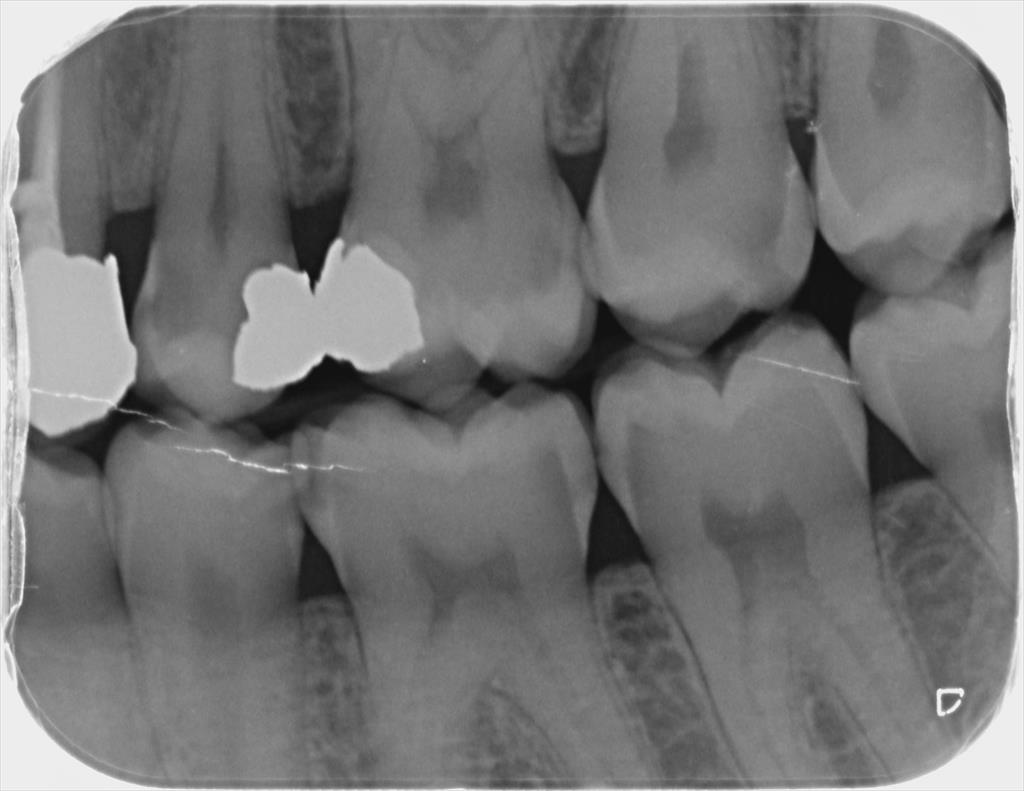
#> input picture Basic level image processing/c11_Filters/Resim18_Bitewing2.jpg, 1024 x 791 px
$ python K11_6_RESIM_Keskinlestirme_Sharpening.py
#> lines starting #> are read from the running program, lines starting #| are printed output that depends on the picture
# -*- coding: utf-8 -*-
"""
Created on Thu Apr  6 23:35:05 2023

@author: MUOZIC
"""


#Import the necessary libraries
import cv2
import matplotlib.pyplot as plt
import numpy as np


img = cv2.imread('Resim18_Bitewing2.jpg')
#> img is the input picture: shape (791, 1024, 3); min 13, max 255, mean 116.5


# Create the sharpening kernel
kernel = np.array([[0, -1, 0], [-1, 6, -1], [0, -1, 0]])

# Sharpen the image
sharpened_image = cv2.filter2D(img, -1, kernel)
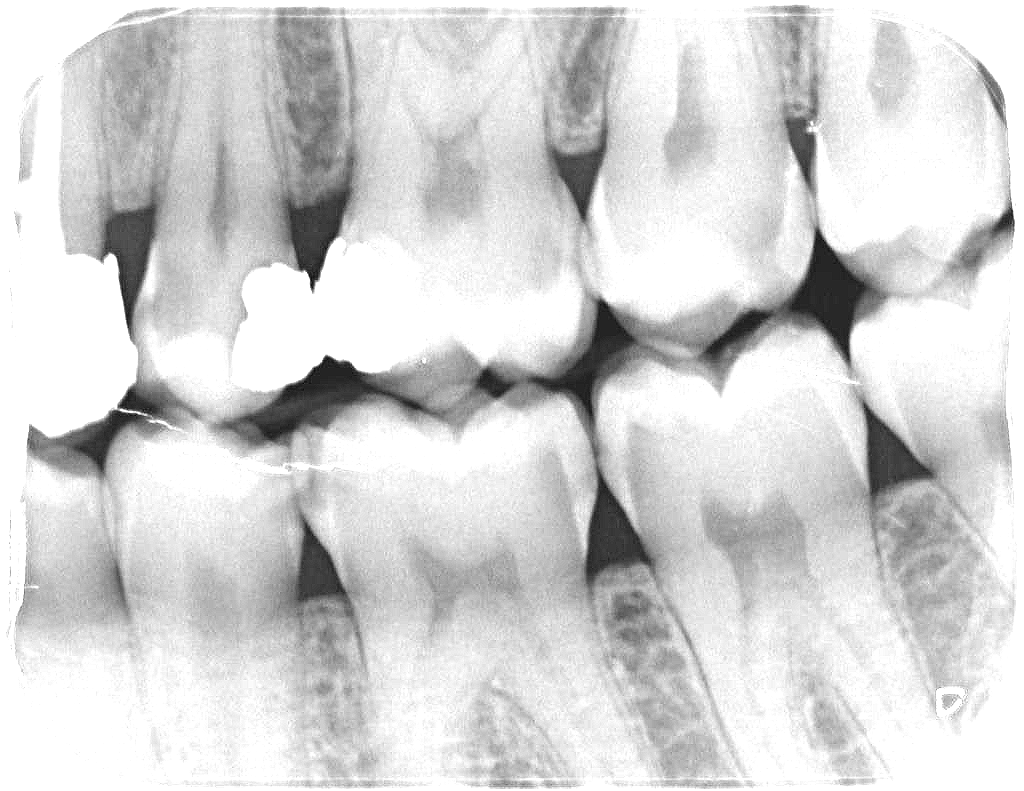
#> sharpened_image: shape (791, 1024, 3); min 0, max 255, mean 213.1


cv2.imshow("original",img)
cv2.imshow("sharpened_image",sharpened_image)


cv2.waitKey(0)
cv2.destroyAllWindows()

$ run again, with Basic level image processing/c11_Filters/Resim17_Bitewing1.jpg copied over Basic level image processing/c11_Filters/Resim18_Bitewing2.jpg
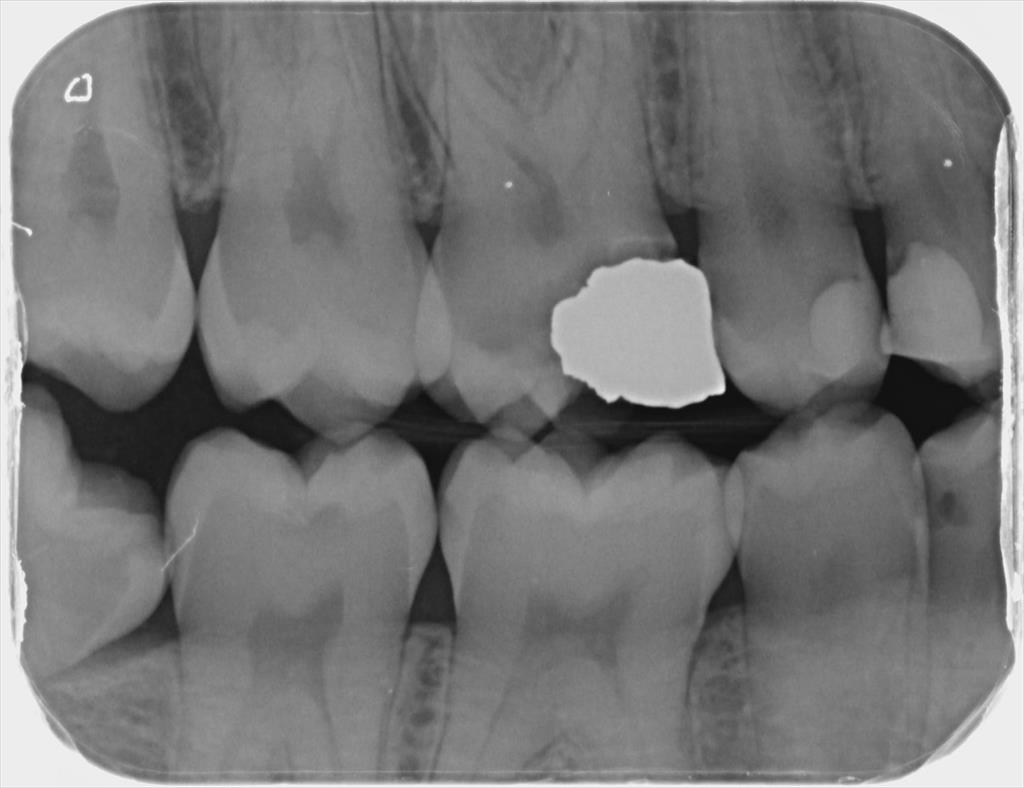
#> input picture Basic level image processing/c11_Filters/Resim17_Bitewing1.jpg, 1024 x 788 px
#> img is the input picture: shape (788, 1024, 3); min 12, max 253, mean 118.6
#> `sharpened_image = cv2.filter2D(img, -1, kernel)`:
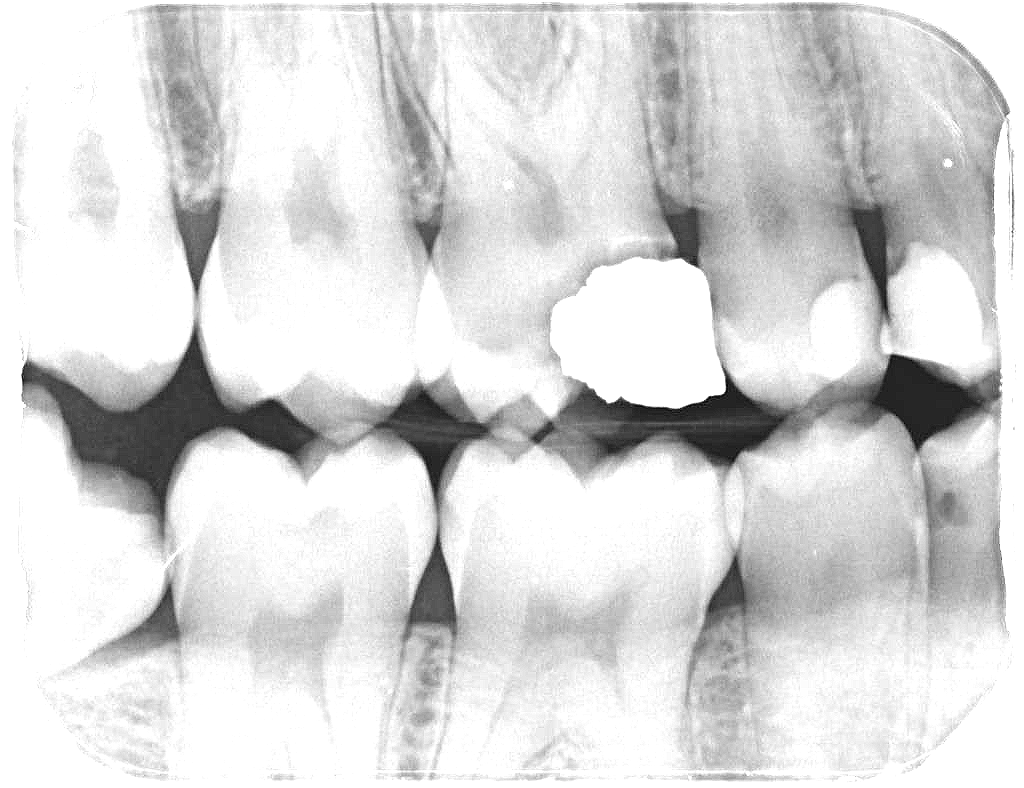
#> sharpened_image: shape (788, 1024, 3); min 0, max 255, mean 217.2

$ run again, with Basic level image processing/c11_Filters/Resim13_Rontgen_Panoramik.jpg copied over Basic level image processing/c11_Filters/Resim18_Bitewing2.jpg
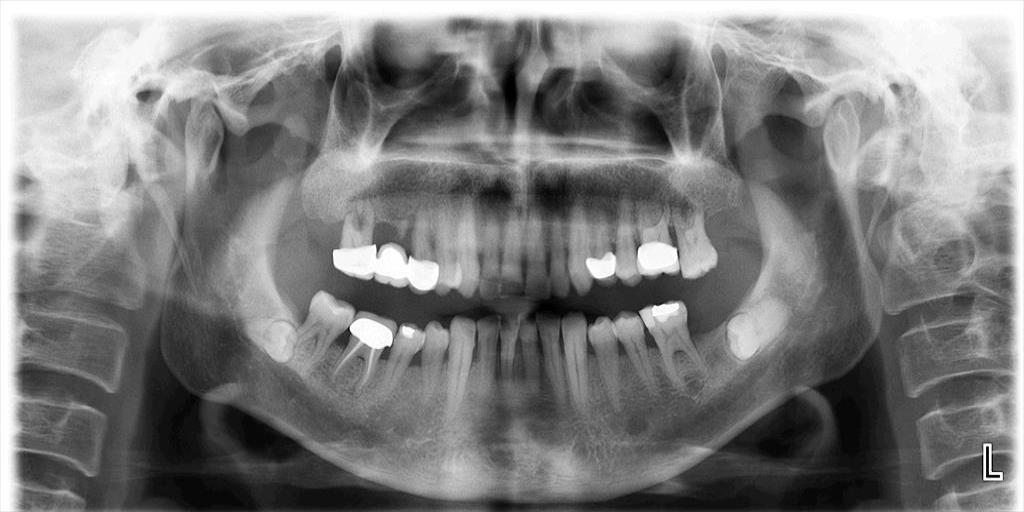
#> input picture Basic level image processing/c11_Filters/Resim13_Rontgen_Panoramik.jpg, 1024 x 512 px
#> img is the input picture: shape (512, 1024, 3); min 0, max 255, mean 127.4
#> `sharpened_image = cv2.filter2D(img, -1, kernel)`:
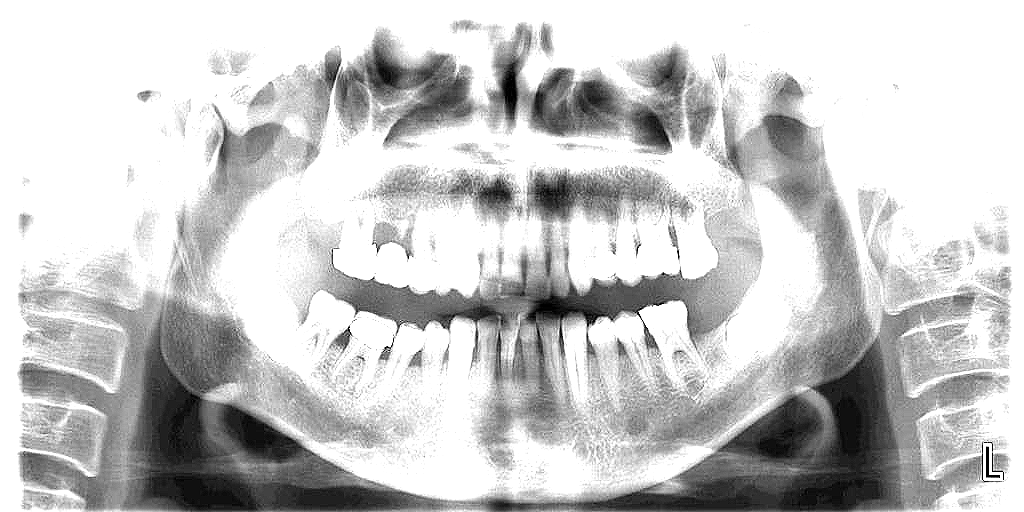
#> sharpened_image: shape (512, 1024, 3); min 0, max 255, mean 199.7
